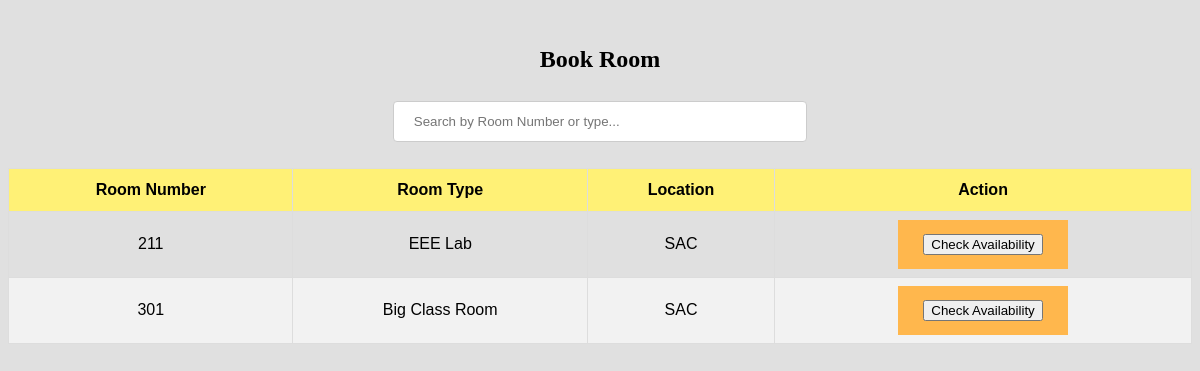
Screenshot of /module/faculty/bookroom.php (signed in) with the database file from the repository.
### tables this page shows
CREATE TABLE `room` (
  `number` varchar(30) NOT NULL,
  `type` varchar(30) NOT NULL,
  `location` varchar(30) NOT NULL
);

### module/faculty/bookroom.php (the view, shortened to what this page needs)
<?php
$appSettings = AppSettings::getInstance();
$link = $appSettings->link;
?>
<!DOCTYPE html>
<html>
<head>
    <link rel="stylesheet" href="des.css">
</head>
<body>
    <br/>
    <center>
        <h2>Book Room</h2>
        <input type="search" id="searchBar" placeholder="Search by Room Number or type...">
        <br><br>
        <table id="faculty">
            <tr>
                <th>Room Number</th>
                <th>Room Type</th>
                <th>Location</th>
                <th>Action</th>
            </tr>
            <tbody id="roomBody">
                <?php
                $sql = "SELECT * FROM room;";
                $res = mysqli_query($link, $sql);
                while ($row = mysqli_fetch_array($res)) {
                    echo '<tr>';
                    echo '<td>' . $row['number'] . '</td>';
                    echo '<td>' . $row['type'] . '</td>';
                    echo '<td>' . $row['location'] . '</td>';
                    echo '<td>
                        <a href="booking.php?number=' . $row['number'] . '">
                            <button>Check Availability</button>
                        </a>
                    </td>';
                    echo '</tr>';
                }
                ?>
            </tbody>
        </table>
    </center>
</body>
</html>

### module/faculty/des.css (style rules this page uses)
#faculty { font-family: "Trebuchet MS", Arial, Helvetica, sans-serif; border-collapse: collapse; width: 100%; }
#faculty td, #faculty th { border: 1px solid #ddd; padding: 8px; text-align: center; }
#faculty tr:nth-child(even) { background-color: #f2f2f2; }
#faculty th { padding-top: 12px; padding-bottom: 12px; text-align: center; background-color: #FFF176; color: black; }
body { height:100%; background-color:#E0E0E0; }
a:link, a:visited { background-color: #FFB74D; color: white; padding: 14px 25px; text-align: center; text-decoration: none; display: inline-block; }
* { box-sizing: border-box; }
input[type=search], select { width: 35%; padding: 12px 20px; margin: 8px 0; display: inline-block; border: 1px solid #ccc; border-radius: 4px; box-sizing: border-box; }

### rows the page displays
room: number "211", type "EEE Lab", location "SAC"
room: number "301", type "Big Class Room", location "SAC"
